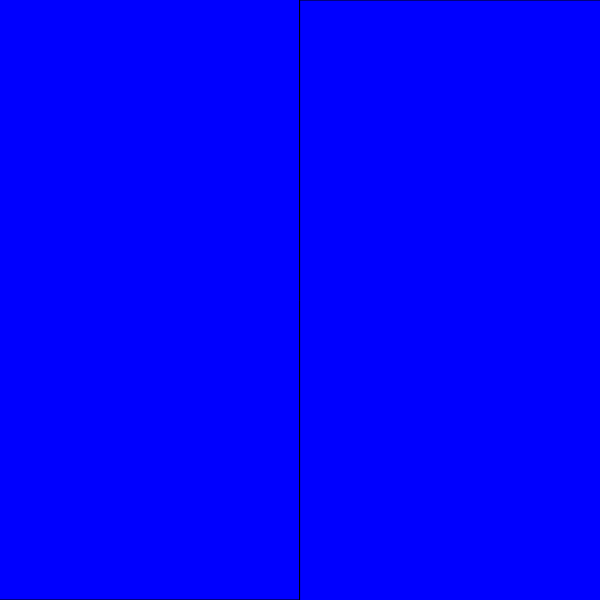
Frame 1 (no input)
Frame 60 (no input): identical to frame 1, image omitted
Frame 120 (the mouse pressed at the canvas centre since frame 60): identical to frame 1, image omitted

The p5.js sketch that drew this single still picture (run headless with seeded random() and noise() and a simulated clock; from frame 60 on, the mouse is pressed at the canvas centre):

// p5.js sketch
// ── sketch.js
let height = 600;
let width = 600;

function setup(){
    createCanvas(width, height);
}

var x = width/2;
var y = height/2;
var value = 'blue'
var value1 = 'blue'

function draw(){
    background(55);
    rectMode(CENTER);
    fill(value)
    //fill(0, 0, 255);
   rect(0,0,600,1200);
   noFill();

   fill(value1);
   rect(600,600,600,1200);
    
    
   /*if (mouseIsPressed) {
    fill(255, 0, 0);
    rect(x, y, , 600);
  }

  print(mouseIsPressed);*/
}  

function mouseClicked() {
    if(mouseX>=0 && mouseX<=x && mouseY >=0 && mouseY <y){
        if (value === 'blue') {
            value = 'red';
          } else {
            value = 'blue';
          }
          rect(0,0,600,1200);
    }
    if(mouseX >=x && mouseX <=1200 && mouseY >y && mouseY <=600){
        if (value1 === 'blue') {
         value1 = 'red';
        } else {
        value1 = 'blue';
         }
         rect(600,600,600,1200);
}
   
}
